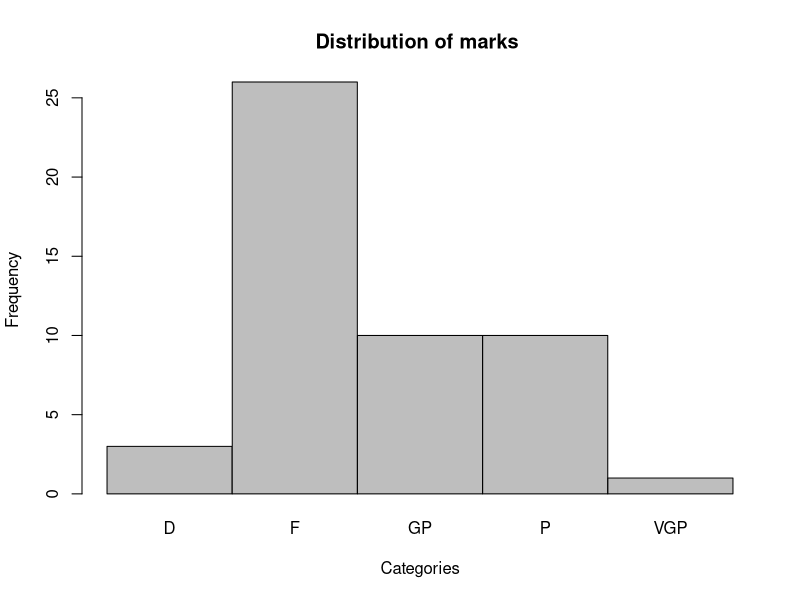

Recreate this plot in R.
## ---- chunk 1
knitr::opts_chunk$set(echo = FALSE)
## ---- chunk 2
if(8<9)
{
  print(T)
}else{
  print(F)
}

## ---- chunk 3
ifelse(8<9,T,F) # vectorized  function
## ---- chunk 4
set.seed(123)
marks <- round(rnorm(50, mean=60, sd=15),2)
category = character(0)
for( mark in marks){
  if(mark > 60)
  {
    if(mark>=60 & mark<70)
    {
      cat(mark, "pass \n")
      category <-c(category, "Pass")
      
    }else{
      
      if(mark>=70 & mark<80)
      {
        cat(mark, "Good pass \n")
        category <-c(category, "Good Pass")
      }else{
        if(mark>=80 & mark<85)
        {
          cat(mark, " Very Good pass\n")
          category <-c(category, "Very Good Pass")
        }else{
          cat(mark, "Distinction\n")
          category <-c(category, "Distinction")
        }
      }
    }
  }else{
    cat(mark,"Fail\n")
    category <-c(category, "Fail")
  }
}

data <- data.frame("marks"=marks, "Category"=category)
## ---- chunk 5

category2 = character(0)
for( i in 1:length(marks)){
  if(marks[i] > 60)
  {
    if(marks[i]>=60 & marks[i]<70)
    {
      cat(marks[i], "pass \n")
      category2 <-c(category2, "Pass")
      
    }else{
      
      if(marks[i]>=70 & marks[i]<80)
      {
        cat(marks[i], "Good pass \n")
        category2 <-c(category2, "Good Pass")
      }else{
        if(marks[i]>=80 & marks[i]<85)
        {
          cat(marks[i], " Very Good pass\n")
          category2 <-c(category2, "Very Good Pass")
        }else{
          cat(marks[i], "Distinction\n")
          category2 <-c(category2, "Distinction")
        }
      }
    }
  }else{
    cat(marks[i],"Fail\n")
    category2 <-c(category2, "Fail")
  }
}
data$category2 <- category2
## ---- chunk 6
categories <- ifelse(
  marks < 60, "Fail", 
  ifelse(
    marks < 70, "Pass", 
    ifelse(
      marks < 80, "Good Pass", 
      ifelse(
        marks < 85, "Very Good Pass", 
        "Distinction"
      )
    )
  )
)


data$category3 <-   categories


data

## ---- chunk 7
marks_fn <- function(marks){
    categories <- ifelse(
    marks < 60, "F", 
    ifelse(
      marks < 70, "P", 
      ifelse(
        marks < 80, "GP", 
        ifelse(
          marks < 85, "VGP", 
          "D"
        )
      )
    )
  )
  
  cat_table <- table(categories)
  barplot(
    cat_table,
    xlab = "Categories",
    ylab = "Frequency",
    main = "Distribution of marks ",
    space = .001
    
    )
  
  
  
  df <- data.frame("Marks"=marks, "Categories"=categories)  
  
   
}

head(marks_fn(marks = marks),10)
## ---- chunk 8
i <- 0
repeat{
  print(i)
  if(i == 10){
    break
  }
  
  i <- i + 1
}
## ---- chunk 9
(A<-matrix(1:4, 2,2))
#lets apply sum function across the row to our matrix
apply(A, 1, sum)

# let apply sum across columns
apply(A, 2, sum)
